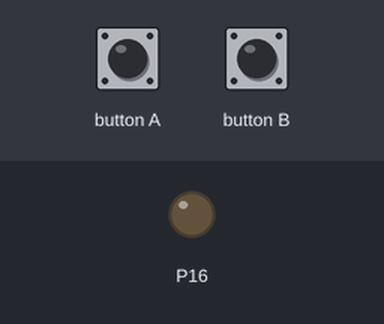
Simulated run of this program. Board: BBC micro:bit (MakeCode). On the bench: output pins drawn as LEDs (lit = HIGH). The inputs (shaded band) are chosen by the test bench.

Above: at 1.2 s.
1.3 s: button A pressed for 0.15 s
At 2.1 s:
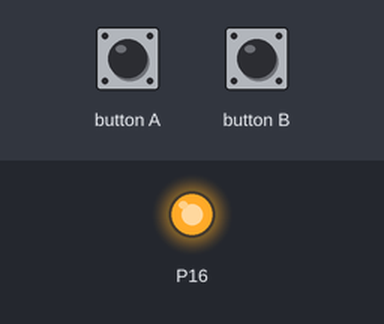
2.9 s: button B pressed for 0.15 s
At 4.5 s:
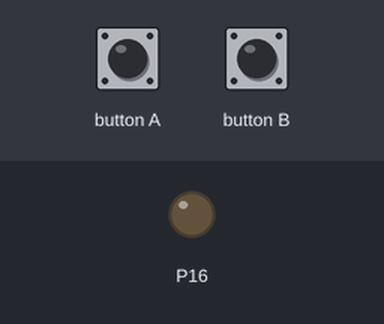
Timing chart, 0 to 6.0 s (numbered marks = the images above; inputs shaded):
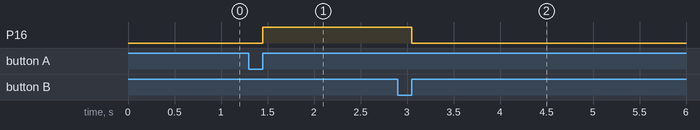

The program:

main.ts
```typescript
// (licence header left out)
// button A input
input.onButtonPressed(Button.A, () => {
    // turns on 3.3V output from pin 16
    pins.digitalWritePin(DigitalPin.P16, 1)
})

// button B input
input.onButtonPressed(Button.B, () => {

    // turns off 3.3V output from pin 16
    pins.digitalWritePin(DigitalPin.P16, 0)
})
```

Measured:
- after the input at 1.3 s, P16: LOW → HIGH after 0.15 s
- after the input at 2.9 s, P16: HIGH → LOW after 0.15 s
